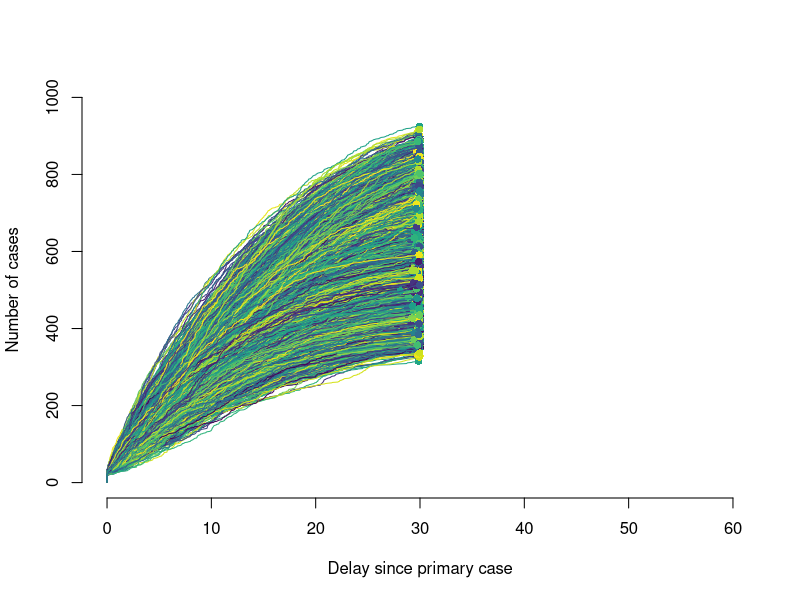

The R source for this figure:
#######################################################################
## This code describes a branching process model for cholera outbreaks
## during an early growth phase
## Submission: BMC Medicine <title: Early detection of cholera epidemics 
## to support control in fragile and conflict-affected states: estimated 
## delays and potential epidemic sizes>
## Author: Ruwan Ratnayake, October 2020
## Code adapted from Althaus et al 2015 
## <doi:10.1016/S1473-3099(15)70135-0>
#######################################################################

####################
# 0 - Load libraries
####################
library(fitdistrplus)
library(viridis)
library(tidyverse)

################
# 1 - Parameters  
################
SI <- 5 # Kahn (2019): the serial interval for cholera was assumed to follow
SIrate <- 0.1 # a gamma distribution (rate = 0.1, shape = 0.5)
SIshape <- 0.5 # with a median serial interval of 5 days

R <- 2.5 # Effective reproduction number in early phase (From: Azman, 2015)
## If use 1.5 or 2.0, (in same Azman paper and Camacho paper), you would be 
## simulating populations that could be considered vaccinated or unvaccinated, i.e.
## R_E_unvaccinated = 2.2-2.4 and R_E_vaccinated = 1.5-1.9 in South Sudan

k <- 4.5 # Dispersion parameter k is set to 4.5 
# (Moore 2014; used range from 0.0039 to 22028)
cap_cases <- 1000


################
# 2 - Approach
################

set.seed(645)
runs <- 10000
seed <- 20 # Branching process model using seed cases. Repeat for 10 and 20 seed cases
d <- 30 # Delay under investigation

#############################
# 3 - Branching process model
#############################

## 1. Simulate outbreak trajectory for 5-day delay
dev.off()
plot(NA,xlim=c(0,60), ylim=c(0,1000),
     xlab="Delay since primary case",
     ylab="Number of cases",frame=FALSE)
cols <- sample(viridis(runs))

total_cases <- data.frame(run = 1:runs, cases = 0)

#system.time({
for(i in 1:runs) {
  cases <- seed
  t <- rep(0,seed)
  times <- t
  while(cases > 0) {
    (secondary <- rnbinom(cases,size=k,mu=R))
    t.new <- numeric()
    for(j in 1:length(secondary)) {
      t.new <- c(t.new,t[j] + rgamma(secondary[j],shape=SIshape[1],
                                     scale=(1/SIrate)))
    }
    if(length(times) + length(t.new) >= cap_cases) {
      break}
    cases <- length(t.new)
    t <- t.new
    times <- c(times, t.new)
  }
  times <- times[times<=d]
  lines(sort(times), 1:length(times), col=cols[i], lwd=1)
  points(max(times), length(times), col=cols[i], pch=16)
  (total_cases[i,2] <- length(times))
}
#})

# calculate median, SD, range of simulations
print(total_cases.median <- median(total_cases$cases))
print(total_cases.sd <- sd(total_cases$cases))
print(total_cases.range <- range(total_cases$cases))

# calculate the number of outbreaks <20 cases  
total_cases %>% group_by(cases < 20) %>% summarize(n = n()) %>% mutate(freq = n / sum(n)*100) 
# identify whether any runs violate the cap to make sure capping code is working
max(total_cases$cases)
which(total_cases$cases > 1000)
